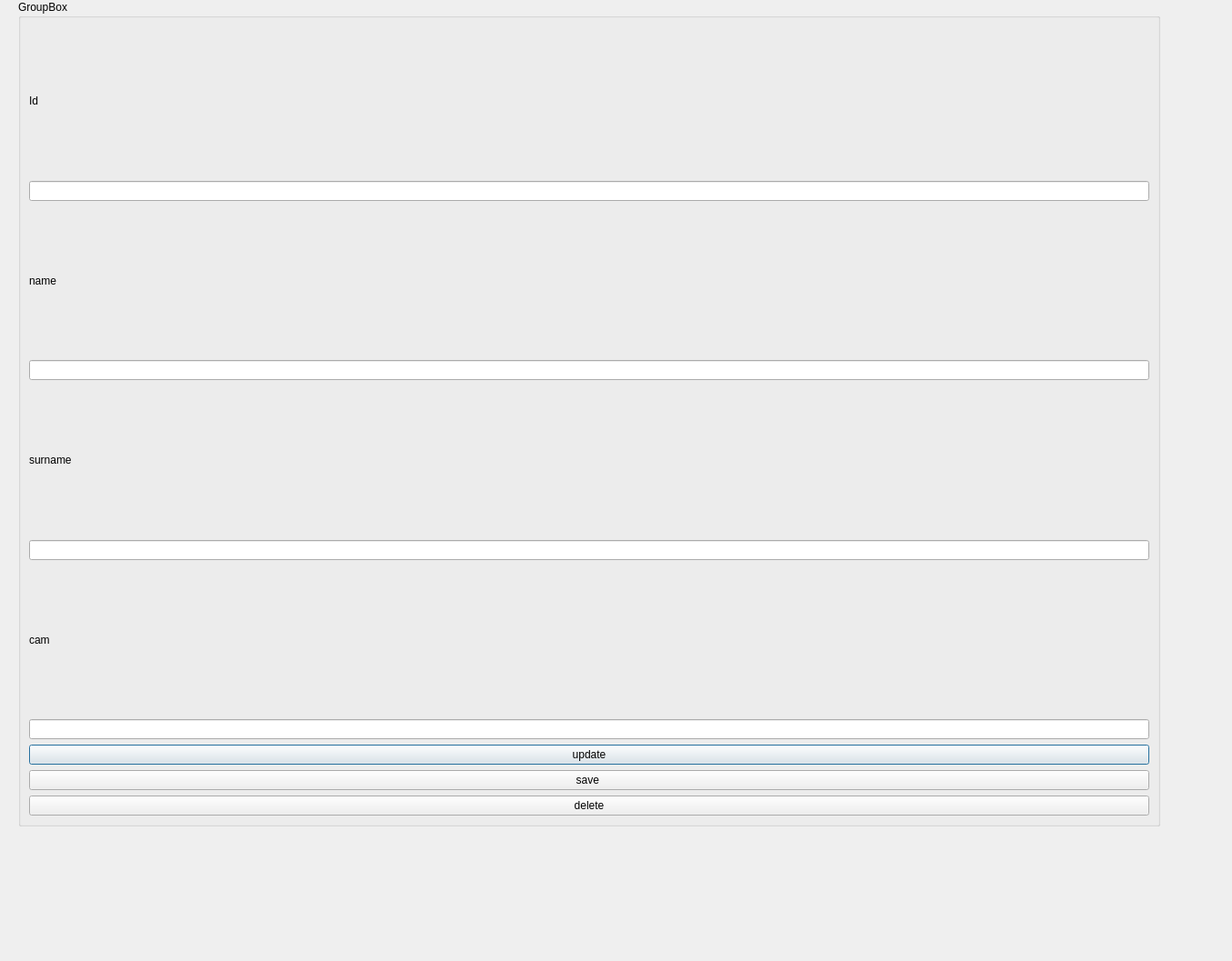
<?xml version="1.0" encoding="UTF-8"?>
<ui version="4.0">
 <class>Dialog</class>
 <widget class="QDialog" name="Dialog">
  <property name="geometry">
   <rect>
    <x>0</x>
    <y>0</y>
    <width>1355</width>
    <height>1057</height>
   </rect>
  </property>
  <property name="windowTitle">
   <string>Dialog</string>
  </property>
  <widget class="QGroupBox" name="groupBox">
   <property name="geometry">
    <rect>
     <x>20</x>
     <y>0</y>
     <width>1256</width>
     <height>909</height>
    </rect>
   </property>
   <property name="title">
    <string>GroupBox</string>
   </property>
   <layout class="QVBoxLayout" name="verticalLayout">
    <item>
     <widget class="QLabel" name="label">
      <property name="text">
       <string>Id</string>
      </property>
     </widget>
    </item>
    <item>
     <widget class="QLineEdit" name="Id"/>
    </item>
    <item>
     <widget class="QLabel" name="label_2">
      <property name="text">
       <string>name</string>
      </property>
     </widget>
    </item>
    <item>
     <widget class="QLineEdit" name="name"/>
    </item>
    <item>
     <widget class="QLabel" name="label_3">
      <property name="text">
       <string>surname</string>
      </property>
     </widget>
    </item>
    <item>
     <widget class="QLineEdit" name="surname"/>
    </item>
    <item>
     <widget class="QLabel" name="label_4">
      <property name="text">
       <string>cam</string>
      </property>
     </widget>
    </item>
    <item>
     <widget class="QLineEdit" name="cambtn"/>
    </item>
    <item>
     <widget class="QPushButton" name="updateBtn">
      <property name="text">
       <string>update</string>
      </property>
     </widget>
    </item>
    <item>
     <widget class="QPushButton" name="saveBtn">
      <property name="text">
       <string>save </string>
      </property>
     </widget>
    </item>
    <item>
     <widget class="QPushButton" name="deleteBtn">
      <property name="text">
       <string>delete</string>
      </property>
     </widget>
    </item>
   </layout>
  </widget>
 </widget>
 <resources/>
 <connections/>
</ui>
